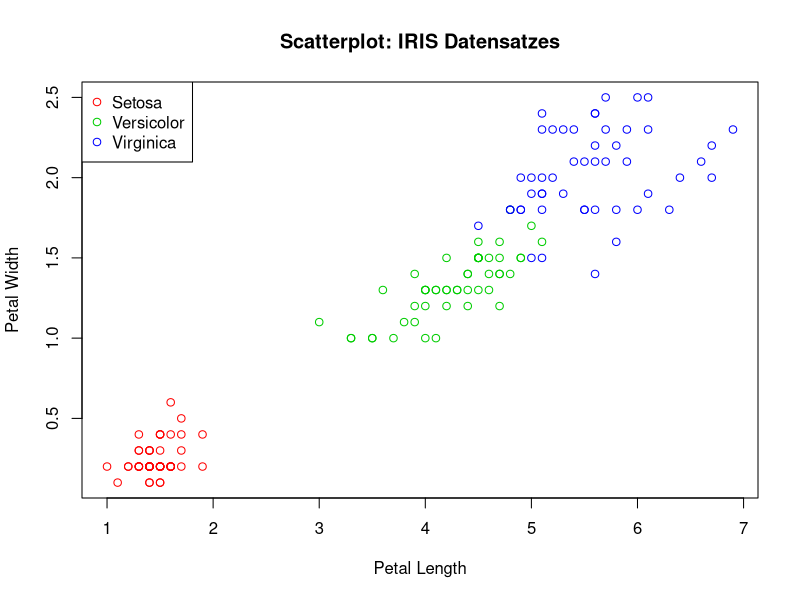
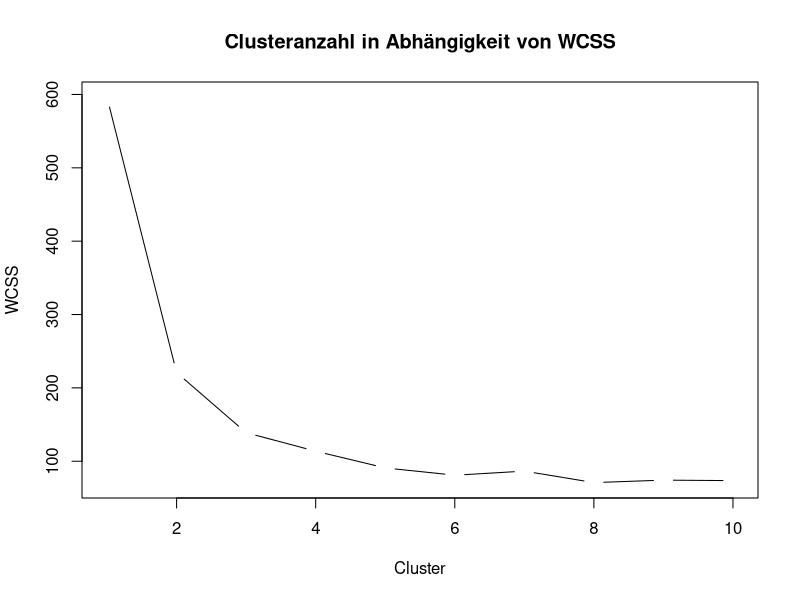
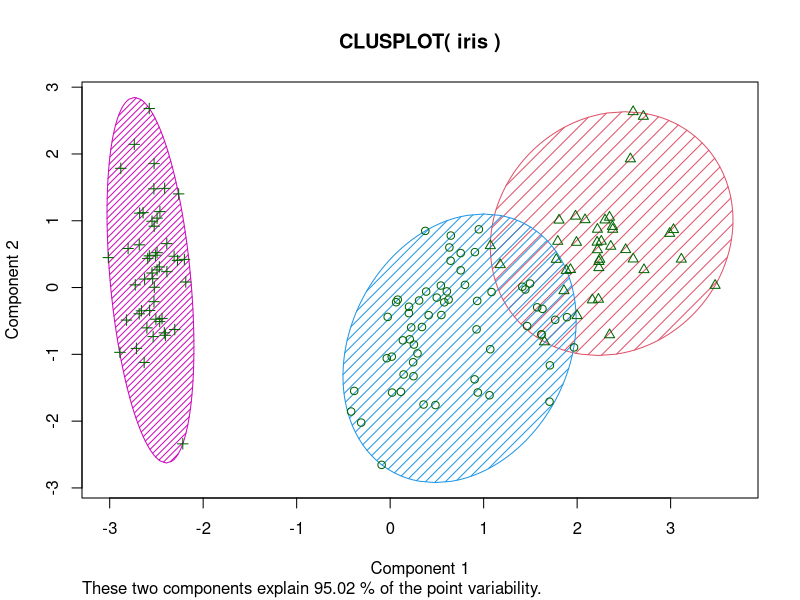

Generate these figures, in order, with R:
## ---- chunk 1
#| label: setup
#| include: false
library(cluster)
set.seed(1701) # Zufallszahlengenerator
## ---- chunk 2
# Deskriptive Kennwerte des IRIS Datensatzes
summary(iris)
## ---- chunk 3
# IRIS Datensatz als Teildatensätze
setosa <- subset(iris, Species=="setosa")
versicolor <- subset(iris, Species=="versicolor")
virginica <- subset(iris, Species=="virginica")
## ---- chunk 4
summary(setosa[c(1:4)])
summary(versicolor[c(1:4)])
summary(virginica[c(1:4)])
## ---- chunk 5
# Scatterlot zur Visualisierung der Unterschiede
iris_colour <- c("red","green3","blue")[as.factor(iris$Species)]
plot(iris$Petal.Length, iris$Petal.Width,
    col = iris_colour, xlab = "Petal Length", ylab = "Petal Width",
    main = "Scatterplot: IRIS Datensatzes")
legend("topleft", legend=c("Setosa", "Versicolor", "Virginica"), pch=1,
    col=c("red", "green3", "blue"))
## ---- chunk 6
# Beschreibung der Schwertlilienarten Setosa
erste_schwertlilienart <- subset(iris, Petal.Length<="2"
    & Petal.Width <="1", select=c(Species))
summary(erste_schwertlilienart)
## ---- chunk 7
# Beschreibung der Schwertlilienarten Versicolor
# zweite_schwertlilienart <- subset(iris, IHRE_EINGABE, select=c(Species))
# summary(zweite_schwertlilienart)
## ---- chunk 8
# Beschreibung der Schwertlilienarten Virginica
# dritte_schwertlilienart <- subset(iris, IHRE_EINGABE, select=c(Species))
# summary(dritte_schwertlilienart)
## ---- chunk 9
# Relevante Merkmalsvariablen standardisieren
cluster_data <- scale(iris[c(1:4)])
summary(cluster_data)
## ---- chunk 10
# Within Cluster Sum of Squares (WCSS) ermitteln
wcss <- (nrow(cluster_data)-1)*sum(apply(cluster_data,2,var))
    for (i in 2:10) wcss[i] <- sum(kmeans(cluster_data, centers=i)$withinss)
## ---- chunk 11
# Within Cluster Sum of Squares (WSS) visualisieren
plot(1:10, wcss, type="c", xlab="Cluster", ylab="WCSS",
    main="Clusteranzahl in Abhängigkeit von WCSS")
## ---- chunk 12
# K-Means Algorithmus anwenden
k_means_cluster <- kmeans(iris[,-5], 3, nstart=30)
    clusplot(iris, k_means_cluster$cluster, color=TRUE, shade=TRUE, lines=0)
## ---- chunk 13
# Validierung der K-Means Clusterlösung
table(iris$Species, k_means_cluster$cluster)
